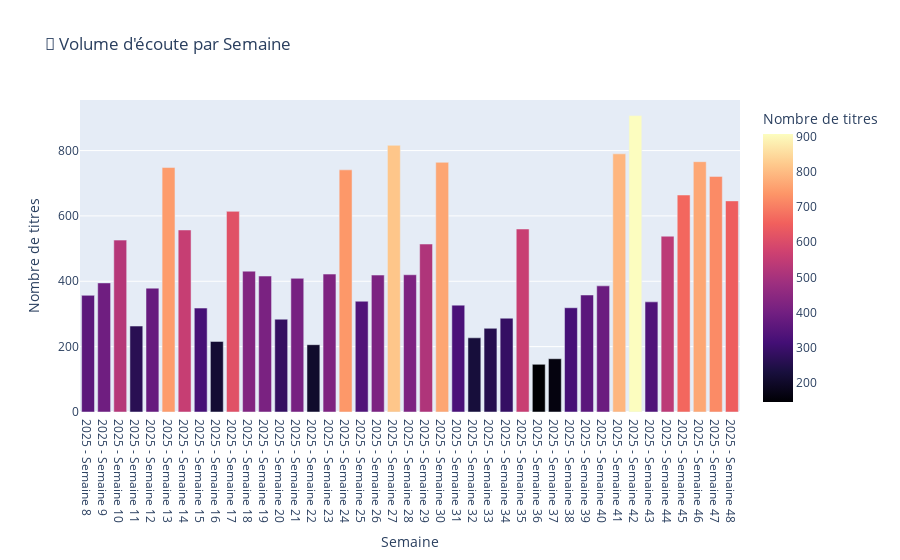

Source (notebook cell):
### Code cell
# On groupe par Année et Semaine pour éviter de mélanger les années si le fichier est long
weekly_stats = df.groupby(['year', 'week']).size().reset_index(name='count')

# Création d'une colonne combinée pour l'affichage (ex: "2025 - Week 48")
weekly_stats['Week_Label'] = weekly_stats['year'].astype(str) + " - Semaine " + weekly_stats['week'].astype(str)

fig = px.bar(weekly_stats, 
             x='Week_Label', 
             y='count',
             title="📅 Volume d'écoute par Semaine",
             labels={'Week_Label': 'Semaine', 'count': 'Nombre de titres'},
             color='count',
             color_continuous_scale='Magma')

fig.show()

### Figure 1 — Plotly figure (JSON) as saved in the notebook; plotly's stock layout.template omitted (floating-point values rounded to 4 significant figures)
{"data": [{"hovertemplate": "Semaine=%{x}<br>Nombre de titres=%{marker.color}<extra></extra>", "legendgroup": "", "marker": {"color": [357, 395, 526, 263, 379, 748, 557, 318, 216, 614, 431, 416, 284, 409, 206, 422, 741, 339, 419, 816, 420, 514, 764, 327, 227, 256, 287, 560, 146, 163, 319, 358, 386, 790, 907, 337, 538, 664, 766, 721, 646], "coloraxis": "coloraxis", "pattern": {"shape": ""}}, "name": "", "orientation": "v", "showlegend": false, "textposition": "auto", "type": "bar", "x": ["2025 - Semaine 8", "2025 - Semaine 9", "2025 - Semaine 10", "2025 - Semaine 11", "2025 - Semaine 12", "2025 - Semaine 13", "2025 - Semaine 14", "2025 - Semaine 15", "2025 - Semaine 16", "2025 - Semaine 17", "2025 - Semaine 18", "2025 - Semaine 19", "2025 - Semaine 20", "2025 - Semaine 21", "2025 - Semaine 22", "2025 - Semaine 23", "2025 - Semaine 24", "2025 - Semaine 25", "2025 - Semaine 26", "2025 - Semaine 27", "2025 - Semaine 28", "2025 - Semaine 29", "2025 - Semaine 30", "2025 - Semaine 31", "2025 - Semaine 32", "2025 - Semaine 33", "2025 - Semaine 34", "2025 - Semaine 35", "2025 - Semaine 36", "2025 - Semaine 37", "2025 - Semaine 38", "2025 - Semaine 39", "2025 - Semaine 40", "2025 - Semaine 41", "2025 - Semaine 42", "2025 - Semaine 43", "2025 - Semaine 44", "2025 - Semaine 45", "2025 - Semaine 46", "2025 - Semaine 47", "2025 - Semaine 48"], "xaxis": "x", "y": [357, 395, 526, 263, 379, 748, 557, 318, 216, 614, 431, 416, 284, 409, 206, 422, 741, 339, 419, 816, 420, 514, 764, 327, 227, 256, 287, 560, 146, 163, 319, 358, 386, 790, 907, 337, 538, 664, 766, 721, 646], "yaxis": "y"}], "layout": {"barmode": "relative", "coloraxis": {"colorbar": {"title": {"text": "Nombre de titres"}}, "colorscale": [[0, "#000004"], [0.1111, "#180f3d"], [0.2222, "#440f76"], [0.3333, "#721f81"], [0.4444, "#9e2f7f"], [0.5556, "#cd4071"], [0.6667, "#f1605d"], [0.7778, "#fd9668"], [0.8889, "#feca8d"], [1, "#fcfdbf"]]}, "legend": {"tracegroupgap": 0}, "title": {"text": "📅 Volume d'écoute par Semaine"}, "xaxis": {"anchor": "y", "domain": [0, 1], "title": {"text": "Semaine"}}, "yaxis": {"anchor": "x", "domain": [0, 1], "title": {"text": "Nombre de titres"}}}}
